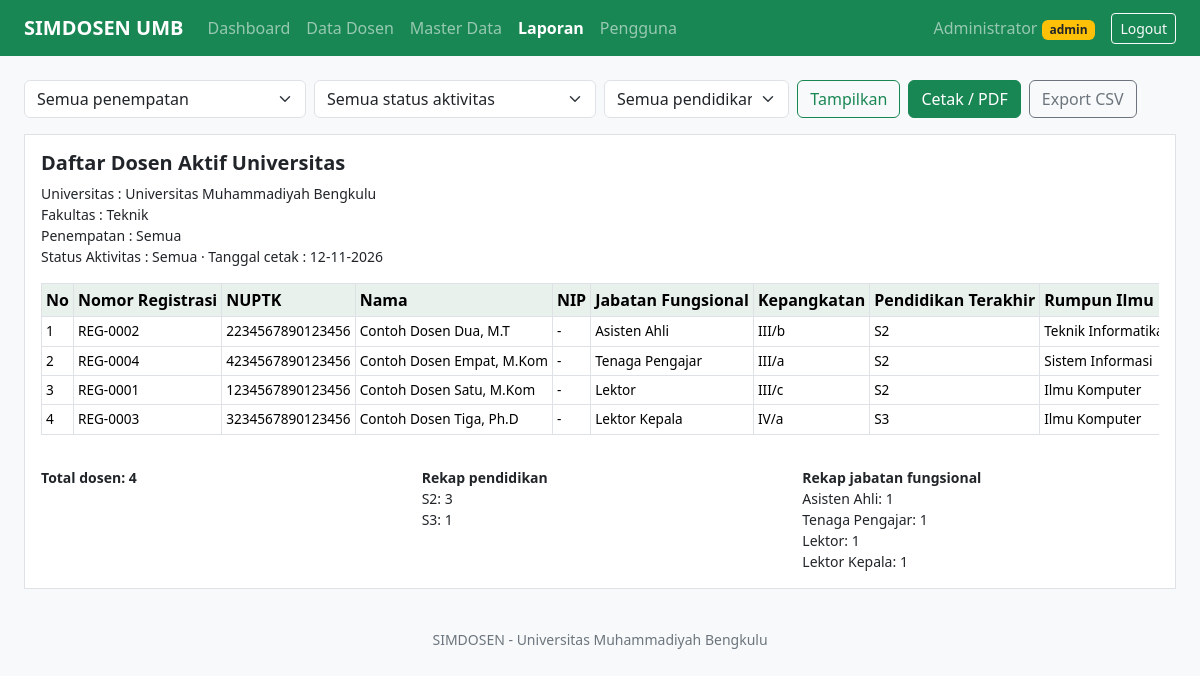
Screenshot of /laporan.php (signed in) with the database file from the repository.
### tables this page shows
CREATE TABLE dosen (
  id INT AUTO_INCREMENT PRIMARY KEY,
  nomor_registrasi VARCHAR(30) NOT NULL UNIQUE,
  nuptk VARCHAR(30),
  nama VARCHAR(150) NOT NULL,
  nip VARCHAR(30),
  jabatan_id INT NULL,
  pangkat_id INT NULL,
  pendidikan_id INT NULL,
  rumpun_id INT NULL,
  status_serdos ENUM('Sudah','Belum') NOT NULL DEFAULT 'Belum',
  status_pegawai_id INT NULL,
  ikatan_kerja_id INT NULL,
  status_aktivitas_id INT NULL,
  penempatan_id INT NULL,
  created_at TIMESTAMP DEFAULT CURRENT_TIMESTAMP,
  updated_at TIMESTAMP DEFAULT CURRENT_TIMESTAMP ON UPDATE CURRENT_TIMESTAMP,
  FOREIGN KEY (jabatan_id) REFERENCES jabatan_fungsional(id),
  FOREIGN KEY (pangkat_id) REFERENCES kepangkatan(id),
  FOREIGN KEY (pendidikan_id) REFERENCES pendidikan(id),
  FOREIGN KEY (rumpun_id) REFERENCES rumpun_ilmu(id),
  FOREIGN KEY (status_pegawai_id) REFERENCES status_pegawai(id),
  FOREIGN KEY (ikatan_kerja_id) REFERENCES ikatan_kerja(id),
  FOREIGN KEY (status_aktivitas_id) REFERENCES status_aktivitas(id),
  FOREIGN KEY (penempatan_id) REFERENCES penempatan(id)
);

CREATE TABLE jabatan_fungsional (id INT AUTO_INCREMENT PRIMARY KEY, nama VARCHAR(80) NOT NULL);

CREATE TABLE kepangkatan        (id INT AUTO_INCREMENT PRIMARY KEY, nama VARCHAR(80) NOT NULL);

CREATE TABLE pendidikan         (id INT AUTO_INCREMENT PRIMARY KEY, nama VARCHAR(80) NOT NULL);

CREATE TABLE rumpun_ilmu        (id INT AUTO_INCREMENT PRIMARY KEY, nama VARCHAR(100) NOT NULL);

### includes/koneksi.php (called while the page is built, shortened)
<?php
function db(): PDO {
  static $pdo = null;
  if (!$pdo) {
    try {
      $pdo = new PDO('mysql:host='.DB_HOST.';dbname='.DB_NAME.';charset=utf8mb4', DB_USER, DB_PASS, [
        PDO::ATTR_ERRMODE => PDO::ERRMODE_EXCEPTION,
        PDO::ATTR_DEFAULT_FETCH_MODE => PDO::FETCH_ASSOC,
      ]);
    } catch (PDOException $e) {
      http_response_code(500);
      header('Content-Type: text/plain; charset=utf-8');
      exit('Koneksi database gagal: '.$e->getMessage());
    }
  }
  return $pdo;
}
function h($s): string { return htmlspecialchars((string)$s, ENT_QUOTES, 'UTF-8'); }
function dosen_select(): string {
  return "SELECT d.*, jf.nama AS jabatan, kp.nama AS pangkat, pd.nama AS pendidikan, ri.nama AS rumpun,
    sp.nama AS status_pegawai, ik.nama AS ikatan_kerja, sa.nama AS status_aktivitas, pn.nama AS penempatan
    FROM dosen d
    LEFT JOIN jabatan_fungsional jf ON jf.id = d.jabatan_id
    LEFT JOIN kepangkatan kp ON kp.id = d.pangkat_id
    LEFT JOIN pendidikan pd ON pd.id = d.pendidikan_id
    LEFT JOIN rumpun_ilmu ri ON ri.id = d.rumpun_id
    LEFT JOIN status_pegawai sp ON sp.id = d.status_pegawai_id
    LEFT JOIN ikatan_kerja ik ON ik.id = d.ikatan_kerja_id
    LEFT JOIN status_aktivitas sa ON sa.id = d.status_aktivitas_id
    LEFT JOIN penempatan pn ON pn.id = d.penempatan_id";
}
function cari_dosen(array $f = []): array {
  $w = []; $p = [];
  $sql = dosen_select().($w ? ' WHERE '.implode(' AND ', $w) : '').' ORDER BY d.nama';
  $st = db()->prepare($sql);
  $st->execute($p);
  return $st->fetchAll();
}

### laporan.php (the view, shortened to what this page needs)
<?php
$f = ['penempatan_id' => (int)($_GET['penempatan_id'] ?? 0), 'status_aktivitas_id' => (int)($_GET['status_aktivitas_id'] ?? 0), 'pendidikan_id' => (int)($_GET['pendidikan_id'] ?? 0)];
$rows = cari_dosen($f);
$pen = db()->query('SELECT id, nama FROM penempatan ORDER BY nama')->fetchAll();
$sta = db()->query('SELECT id, nama FROM status_aktivitas ORDER BY id')->fetchAll();
$pdd = db()->query('SELECT id, nama FROM pendidikan ORDER BY id')->fetchAll();
function nama_dari(array $list, int $id, string $semua): string { foreach ($list as $x) if ($x['id'] == $id) return $x['nama']; return $semua; }
$rekapPdd = array_count_values(array_map(fn($r) => $r['pendidikan'] ?? '-', $rows));
$rekapJab = array_count_values(array_map(fn($r) => $r['jabatan'] ?? '-', $rows));
$qs = http_build_query(array_filter($f));
require __DIR__.'/includes/header.php';
?>
<form method="get" class="row g-2 mb-3 d-print-none">
  <div class="col-md-3"><select class="form-select" name="penempatan_id"><option value="0">Semua penempatan</option>
    <?php foreach ($pen as $p): ?><option value="<?= $p['id'] ?>" <?= $f['penempatan_id'] == $p['id'] ? 'selected' : '' ?>><?= h($p['nama']) ?></option><?php endforeach; ?></select></div>
  <div class="col-md-3"><select class="form-select" name="status_aktivitas_id"><option value="0">Semua status aktivitas</option>
    <?php foreach ($sta as $s): ?><option value="<?= $s['id'] ?>" <?= $f['status_aktivitas_id'] == $s['id'] ? 'selected' : '' ?>><?= h($s['nama']) ?></option><?php endforeach; ?></select></div>
  <div class="col-md-2"><select class="form-select" name="pendidikan_id"><option value="0">Semua pendidikan</option>
    <?php foreach ($pdd as $s): ?><option value="<?= $s['id'] ?>" <?= $f['pendidikan_id'] == $s['id'] ? 'selected' : '' ?>><?= h($s['nama']) ?></option><?php endforeach; ?></select></div>
  <div class="col-md-4 d-flex gap-2">
    <button class="btn btn-outline-success">Tampilkan</button>
    <button type="button" class="btn btn-success" onclick="window.print()">Cetak / PDF</button>
    <a class="btn btn-outline-secondary" href="laporan_csv.php?<?= h($qs) ?>">Export CSV</a>
  </div>
</form>
<div class="bg-white p-3 border">
  <h5 class="fw-bold">Daftar Dosen Aktif Universitas</h5>
  <div class="small mb-3">
    Universitas : Universitas Muhammadiyah Bengkulu<br>
    Fakultas : Teknik<br>
    Penempatan : <?= h(nama_dari($pen, $f['penempatan_id'], 'Semua')) ?><br>
    Status Aktivitas : <?= h(nama_dari($sta, $f['status_aktivitas_id'], 'Semua')) ?> &middot; Tanggal cetak : <?= date('d-m-Y') ?>
  </div>
  <div class="table-responsive"><table class="table table-bordered table-sm tbl">
    <thead><tr><th>No</th><?php foreach (KOLOM as $lb): ?><th><?= h($lb) ?></th><?php endforeach; ?></tr></thead>
    <?php foreach ($rows as $i => $r): ?>
    <tr><td><?= $i + 1 ?></td><?php foreach (KOLOM as $k => $_): ?><td><?= h($r[$k]) ?></td><?php endforeach; ?></tr>
    <?php endforeach; ?>
  </table></div>
  <div class="row mt-3 small">
    <div class="col-md-4"><strong>Total dosen: <?= count($rows) ?></strong></div>
    <div class="col-md-4"><strong>Rekap pendidikan</strong><br><?php foreach ($rekapPdd as $k => $v): ?><?= h($k) ?>: <?= $v ?><br><?php endforeach; ?></div>
    <div class="col-md-4"><strong>Rekap jabatan fungsional</strong><br><?php foreach ($rekapJab as $k => $v): ?><?= h($k ?: '-') ?>: <?= $v ?><br><?php endforeach; ?></div>
  </div>
</div>
<?php require __DIR__.'/includes/footer.php'; ?>

### includes/header.php (style rules this page uses)
.tbl th { white-space:nowrap;background:#e8f1ec }
.tbl td { white-space:nowrap;font-size:.85rem }

### rows the page displays
dosen: nomor_registrasi "REG-0002", nuptk "2234567890123456", nama "Contoh Dosen Dua, M.T", nip "-", jabatan.nama "Asisten Ahli", pangkat.nama "III/b", pendidikan.nama "S2", rumpun.nama "Teknik…"
dosen: nomor_registrasi "REG-0004", nuptk "4234567890123456", nama "Contoh Dosen Empat, M.Kom", nip "-", jabatan.nama "Tenaga Pengajar", pangkat.nama "III/a", pendidikan.nama "S2", rumpun.nama "Sistem Informasi"
dosen: nomor_registrasi "REG-0001", nuptk "1234567890123456", nama "Contoh Dosen Satu, M.Kom", nip "-", jabatan.nama "Lektor", pangkat.nama "III/c", pendidikan.nama "S2", rumpun.nama "Ilmu Komputer"
dosen: nomor_registrasi "REG-0003", nuptk "3234567890123456", nama "Contoh Dosen Tiga, Ph.D", nip "-", jabatan.nama "Lektor Kepala", pangkat.nama "IV/a", pendidikan.nama "S3", rumpun.nama "Ilmu Komputer"

### other values shown
$label "Dashboard Data Dosen Master Data Laporan Pengguna"
$u['nama'] "Administrator"
$u['role'] "admin"
nama_dari($pen, $f['penempatan_id'], 'Semua') "Semua"
nama_dari($sta, $f['status_aktivitas_id'], 'Semua') "Semua"
$lb "Nomor Registrasi"
$lb "NUPTK"
$lb "Nama"
$lb "NIP"
$lb "Jabatan Fungsional"
$lb "Kepangkatan"
$lb "Pendidikan Terakhir"
$lb "Rumpun Ilmu"
count($rows) "4"
$k "S2"
